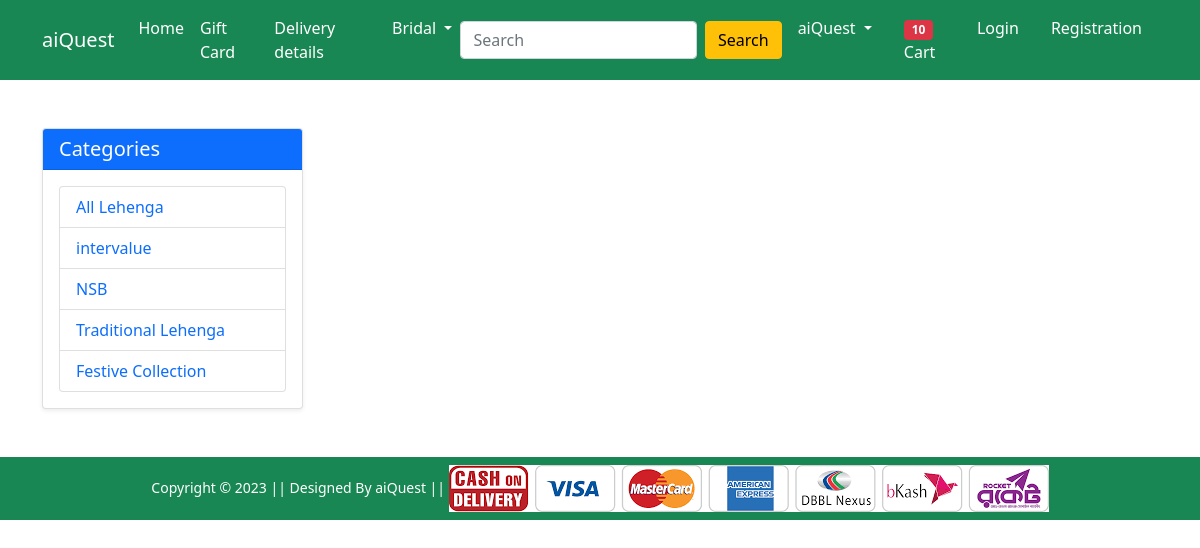
/lehenga/intervalue, run on an earlier commit of the app's database.
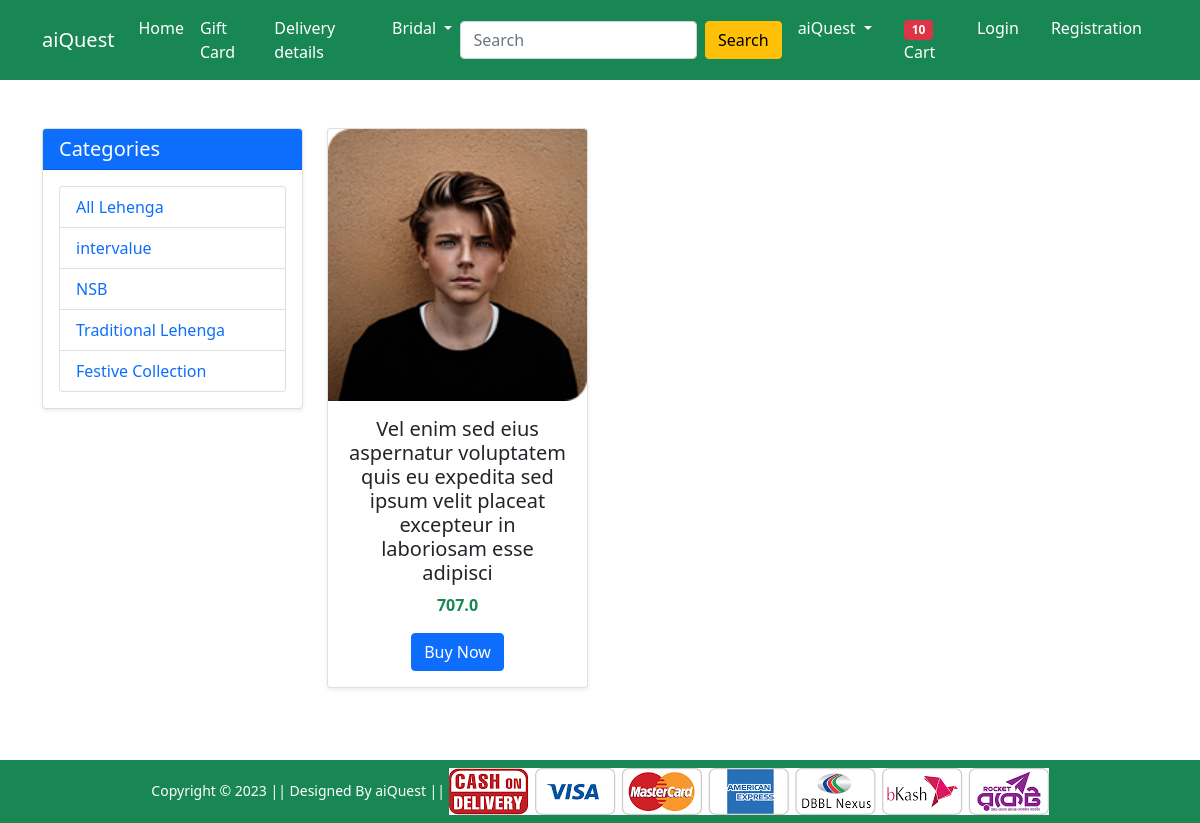
And on a later commit of the database.
### Shop/models.py (models this page shows, shortened)
class Product(models.Model):
    title = models.CharField(max_length=300)
    selling_price = models.FloatField()
    discounted_price = models.FloatField()
    description = models.TextField()
    brand = models.CharField(max_length=40)
    category = models.CharField(choices=CATEGORY_CHOICES , max_length=3)
    product_image = models.ImageField(upload_to='productImg')

### Shop/views.py (the view)
# urls.py: path('lehenga/', views.lehenga, name='lehenga'),
def lehenga(request, data=None):
  if data == None:
    lehengas = Product.objects.filter(category = 'L')
  elif data == "intervalue" or data == "NSB":
    lehengas = Product.objects.filter(category ='L').filter(brand = data)
  return render(request, 'Shop/lehenga.html', {'lehengas':lehengas})

### Shop/templates/Shop/lehenga.html (shortened to what this page needs)
{% extends 'Shop/base.html' %}
{% load static %}
{% block main-content %}
<div class="container my-5">
    <div class="row">
        <div class="col-md-3">
            <div class="card shadow-sm">
                <div class="card-header bg-primary text-white">
                    <h5 class="mb-0">Categories</h5>
                </div>
                <div class="card-body">
                    <ul class="list-group">
                        <li class="list-group-item">
                            <a href="{% url 'lehenga' %}" class="text-decoration-none">All Lehenga</a>
                        </li>
                        <li class="list-group-item">
                            <a href="{% url 'lehengaItem' 'intervalue' %}" class="text-decoration-none">intervalue</a>
                        </li>
                        <li class="list-group-item">
                            <a href="{% url 'lehengaItem' 'NSB' %}" class="text-decoration-none">NSB</a>
                        </li>
                        <li class="list-group-item">
                            <a href="#" class="text-decoration-none">Traditional Lehenga</a>
                        </li>
                        <li class="list-group-item">
                            <a href="#" class="text-decoration-none">Festive Collection</a>
                        </li>
                    </ul>
                </div>
            </div>
        </div>
        <div class="col-md-9">
            <div class="row">
                {% for l in lehengas %}
                    <div class="col-md-4 mb-4">
                        <div class="card h-100 shadow-sm">
                            <img src="{{l.product_image.url}}"
                                class="card-img-top"
                                alt="Lehenga">
                            <div class="card-body text-center">
                                <h5 class="card-title">{{l.title}}</h5>
                                <p class="text-success fw-bold">{{l.selling_price}}</p>
                                <a href="#" class="btn btn-primary">Buy Now</a>
                            </div>
                        </div>
                    </div>
                {% endfor %}
            </div>
        </div>
    </div>
</div>
{% endblock main-content %}

### Shop/templates/Shop/base.html (shortened to what this page needs)
<!doctype html>
{% load static %}
<html lang="en">
<head>
    <link href="https://cdn.jsdelivr.net/npm/bootstrap@5.0.0-beta1/dist/css/bootstrap.min.css" rel="stylesheet"
>
    <link rel="stylesheet" href="{% static 'Shop/css/owl.carousel.min.css' %}">
    <link rel="stylesheet" href="{% static 'Shop/css/all.min.css' %}">
    <link rel="stylesheet" href="{% static 'Shop/css/style.css' %}">
</head>
<body>
    <nav class="navbar navbar-expand-lg navbar-dark bg-success">
        <div class="container">
            <a class="navbar-brand" href="/">aiQuest</a>
            <div class="collapse navbar-collapse" id="navbarSupportedContent">
                <ul class="navbar-nav me-auto mb-2 mb-lg-0">
                    <li class="nav-item">
                        <a class="nav-link active" aria-current="page" href="/">Home</a>
                    </li>
                    <li class="nav-item">
                        <a class="nav-link active" aria-current="page" href="#">Gift Card</a>
                    </li>
                    <li class="nav-item">
                        <a class="nav-link active" aria-current="page" href="#">Delivery details</a>
                    </li>
                    <li class="nav-item dropdown">
                        <a class="nav-link dropdown-toggle text-white" href="#" id="electronicsDropdown" role="button"
                            data-bs-toggle="dropdown" aria-expanded="false">
                            Bridal
                        </a>
                    </li>
                </ul>
                <form class="d-flex">
                    <input class="form-control me-2" type="search" placeholder="Search" aria-label="Search">
                    <button class="btn btn-warning" type="submit">Search</button>
                </form>
                <div>
                    <ul class="navbar-nav me-auto mb-2 mb-lg-0">
                        <li class="nav-item dropdown mx-2">
                            <a class="nav-link dropdown-toggle text-white" href="#" id="profileDropdown" role="button"
                                data-bs-toggle="dropdown" aria-expanded="false">
                                aiQuest
                            </a>
                        </li>
                        <li class="nav-item mx-2">
                            <a href="{% url 'add-to-cart' %}" class="nav-link text-white"><span
                                    class="badge bg-danger">10</span> Cart </a>
                        </li>
                        <li class="nav-item mx-2">
                            <a href="{% url 'login' %}" class="nav-link text-white">Login</a>
                        </li>
                        <li class="nav-item mx-2">
                            <a href="{% url 'customerregistration' %}" class="nav-link text-white">Registration</a>
                        </li>
                    </ul>
                </div>
            </div>
        </div>
    </nav>
    {% block main-content %} {% endblock main-content %}
    <footer class="container-fluid bg-success text-center p-2 mt-5">
        <small class="text-white">Copyright &copy; 2023 || Designed By aiQuest || </small>
        <img src="{% static 'Shop/images/paymentlogo.png' %}" alt="" srcset="" class="img-fluid" height="2px">
    </footer>
</body>
</html>

What changed in the data, as far as the page shows it:
added Product: product_image (picture), title "Vel enim sed eius aspernatur voluptatem quis eu expedita sed ipsum velit placeat excepteur in laboriosam esse adipisci", selling_price "707.0"
